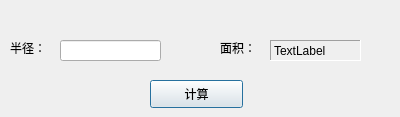
<?xml version="1.0" encoding="UTF-8"?>
<ui version="4.0">
 <class>Dialog</class>
 <widget class="QDialog" name="Dialog">
  <property name="geometry">
   <rect>
    <x>0</x>
    <y>0</y>
    <width>400</width>
    <height>117</height>
   </rect>
  </property>
  <property name="windowTitle">
   <string>Dialog</string>
  </property>
  <widget class="QLabel" name="label">
   <property name="geometry">
    <rect>
     <x>10</x>
     <y>40</y>
     <width>41</width>
     <height>16</height>
    </rect>
   </property>
   <property name="text">
    <string>半径：</string>
   </property>
  </widget>
  <widget class="QLabel" name="label_2">
   <property name="geometry">
    <rect>
     <x>220</x>
     <y>40</y>
     <width>51</width>
     <height>16</height>
    </rect>
   </property>
   <property name="text">
    <string>面积：</string>
   </property>
  </widget>
  <widget class="QLineEdit" name="lineEdit">
   <property name="geometry">
    <rect>
     <x>60</x>
     <y>40</y>
     <width>101</width>
     <height>21</height>
    </rect>
   </property>
  </widget>
  <widget class="QLabel" name="label_3">
   <property name="geometry">
    <rect>
     <x>270</x>
     <y>40</y>
     <width>91</width>
     <height>21</height>
    </rect>
   </property>
   <property name="frameShape">
    <enum>QFrame::Panel</enum>
   </property>
   <property name="frameShadow">
    <enum>QFrame::Sunken</enum>
   </property>
   <property name="text">
    <string>TextLabel</string>
   </property>
   <property name="buddy">
    <cstring>lineEdit</cstring>
   </property>
  </widget>
  <widget class="QPushButton" name="pushButton">
   <property name="geometry">
    <rect>
     <x>150</x>
     <y>80</y>
     <width>93</width>
     <height>28</height>
    </rect>
   </property>
   <property name="text">
    <string>计算</string>
   </property>
  </widget>
 </widget>
 <layoutdefault spacing="6" margin="11"/>
 <resources/>
 <connections>
  <connection>
   <sender>pushButton</sender>
   <signal>pressed()</signal>
   <receiver>label_3</receiver>
   <slot>clear()</slot>
   <hints>
    <hint type="sourcelabel">
     <x>220</x>
     <y>89</y>
    </hint>
    <hint type="destinationlabel">
     <x>326</x>
     <y>47</y>
    </hint>
   </hints>
  </connection>
 </connections>
</ui>
